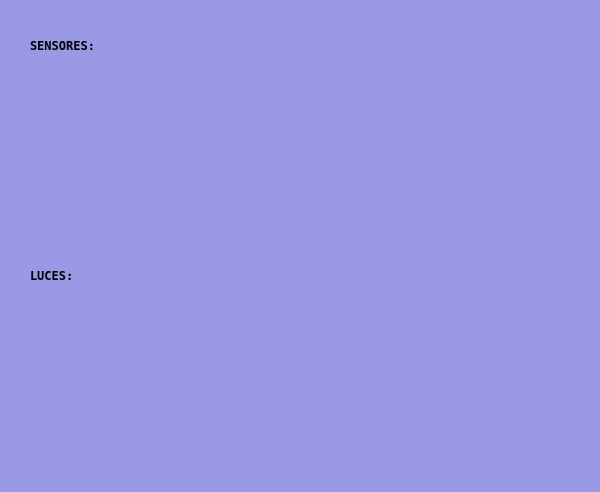
<?xml version="1.0" encoding="UTF-8"?>
<ui version="4.0">
 <class>Dialog</class>
 <widget class="QDialog" name="Dialog">
  <property name="geometry">
   <rect>
    <x>0</x>
    <y>0</y>
    <width>600</width>
    <height>492</height>
   </rect>
  </property>
  <property name="windowTitle">
   <string>Dialog</string>
  </property>
  <property name="styleSheet">
   <string notr="true">background-color: rgb(153, 153, 230);</string>
  </property>
  <widget class="QLabel" name="label">
   <property name="geometry">
    <rect>
     <x>30</x>
     <y>30</y>
     <width>101</width>
     <height>31</height>
    </rect>
   </property>
   <property name="font">
    <font>
     <family>Bitstream Vera Sans Mono</family>
     <weight>75</weight>
     <bold>true</bold>
    </font>
   </property>
   <property name="text">
    <string>SENSORES:</string>
   </property>
  </widget>
  <widget class="QLabel" name="list_sensores">
   <property name="geometry">
    <rect>
     <x>140</x>
     <y>30</y>
     <width>351</width>
     <height>221</height>
    </rect>
   </property>
   <property name="text">
    <string/>
   </property>
  </widget>
  <widget class="QLabel" name="label_2">
   <property name="geometry">
    <rect>
     <x>30</x>
     <y>260</y>
     <width>101</width>
     <height>31</height>
    </rect>
   </property>
   <property name="font">
    <font>
     <family>Bitstream Vera Sans Mono</family>
     <weight>75</weight>
     <bold>true</bold>
    </font>
   </property>
   <property name="text">
    <string>LUCES:</string>
   </property>
  </widget>
  <widget class="QLabel" name="list_bomb">
   <property name="geometry">
    <rect>
     <x>140</x>
     <y>260</y>
     <width>351</width>
     <height>211</height>
    </rect>
   </property>
   <property name="text">
    <string/>
   </property>
  </widget>
 </widget>
 <resources/>
 <connections/>
</ui>
